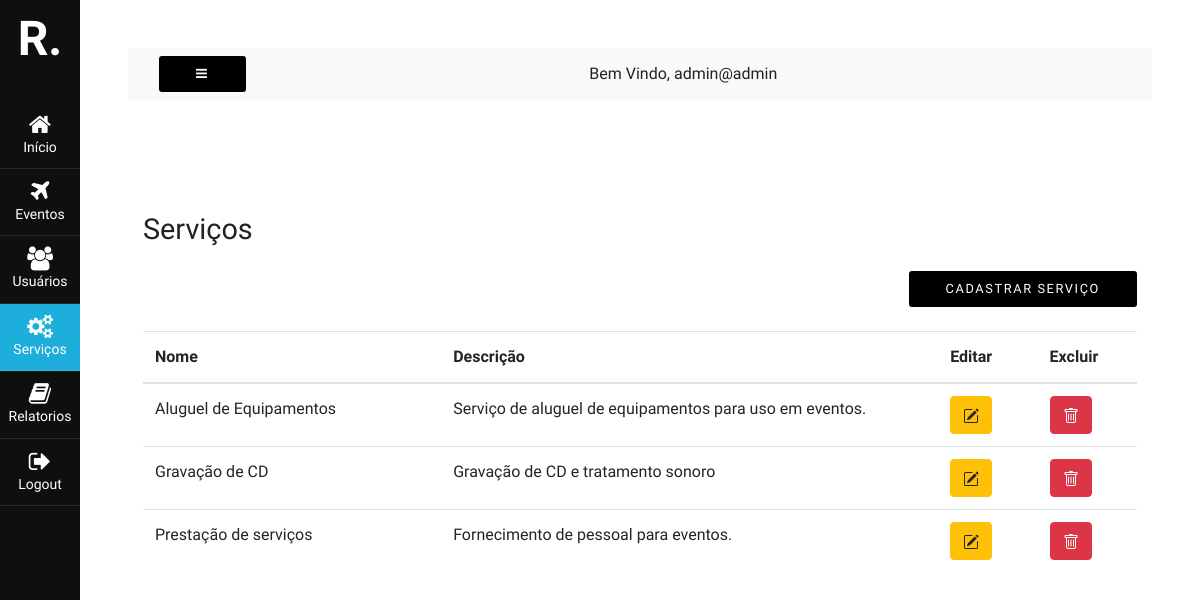
The app's page /view/dashboard-admin-servicos.php (signed in) with its own data.
### tables this page shows
CREATE TABLE `servicos` (
  `servico_id` int(11) NOT NULL AUTO_INCREMENT,
  `servico_titulo` varchar(150) NOT NULL,
  `servico_descricao` varchar(300) DEFAULT NULL,
  PRIMARY KEY (`servico_id`)
);

### model/admin.php (called while the page is built, shortened)
<?php
  class Admin {
    private $conn;
    public function __construct() {
      $database = new Database();
      $db = $database->dbconn();
      $this->conn = $db;
    }
    public function runQuery($sql) {
      $stmt = $this->conn->prepare($sql);
      return $stmt;
    }
  }
?>

### view/Modals/servicos.php (the view, shortened to what this page needs)
<div class="container pt-5 flex flow-column" id="services" style="height: 100vh;">
  <h2>Serviços</h2>
  <button type="button" class="mb-4 ml-auto" data-toggle="modal" data-target="#modalCadastrarServicos">
    Cadastrar Serviço
  </button>
  <table class="table table-stripped">
      <thead>
      <tr>
        <th style="width: 30%;">Nome</th>
        <th style="width: 50%;">Descrição</th>
        <th style="width: 10%;">Editar</th>
        <th style="width: 10%;">Excluir</th>
      </tr>
    </thead>
    <tbody>
      <?php
        $query = "SELECT * from servicos ORDER BY servico_titulo";
        $stmt = $objAdmin->runQuery($query);
        $stmt->execute();
        if($stmt->rowCount() > 0) {
          while($rowServico = $stmt->fetch(PDO::FETCH_ASSOC)) {
      ?>
          <tr>
            <td><?php  echo($rowServico['servico_titulo']); ?></td>
            <td><?php  echo($rowServico['servico_descricao']); ?></td>
            <td>
              <button type="button" class="btn btn-warning" data-toggle="modal" data-target="#modalEditarServicos" data-id="<?php print $rowServico['servico_id'] ?>" data-name="<?php print $rowServico['servico_titulo'] ?>" data-description="<?php print $rowServico['servico_descricao'] ?>">
              </button>
            </td>
            <td>
              <button type="button" class="btn btn-danger"  data-toggle="modal" data-target="#modalDeletarServicos" data-id="<?php print $rowServico['servico_id'] ?>" data-name="<?php print $rowServico['servico_titulo'] ?>">
              </button>
            </td>
          </tr>
      <?php
          }
        }
      ?>
    </tbody>
  </table>
</div>

### view/Styles/dashboard.css (style rules this page uses)
* { scroll-behavior: smooth; }
body { font-size: 1.0em; line-height: 1.6; font-weight: 400; font-family: "Raleway", "HelveticaNeue", "Helvetica Neue", Helvetica, Arial, sans-serif; color: #222; }
.flex { display: flex; }
.flow-column { flex-flow: column; }
h1, h2, h3, h4, h5, h6 { margin-top: 0; margin-bottom: 1.5rem; font-weight: 300; }
h2 { font-size: 1.8rem; }
button { background-color: #000; border: none; border-radius: 3px; color: #fff; height: auto; padding: 8px 37px; font-weight: 400; letter-spacing: 0.1rem; text-transform: uppercase; text-decoration: none; text-align: center; vertical-align: middle; transition: all 0.5s ease; cursor: pointer; font-size: 0.8rem; }

### records on screen
servicos: servico_titulo "Aluguel de Equipamentos", servico_descricao "Serviço de aluguel de equipamentos para uso em eventos."
servicos: servico_titulo "Gravação de CD", servico_descricao "Gravação de CD e tratamento sonoro"
servicos: servico_titulo "Prestação de serviços", servico_descricao "Fornecimento de pessoal para eventos."

### other values on screen
$user "admin@admin"
